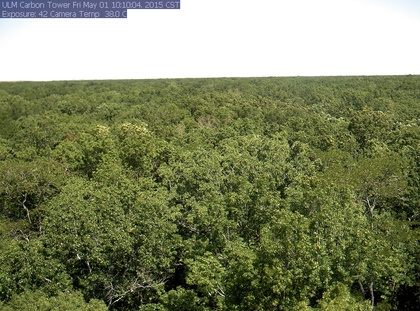
%> input picture oldFiles/hem.jpg, 420 x 311 px, shrunk from 1296 x 960 before the run
$ octave testinghem.m   (GNU Octave 9; MATLAB toolbox functions it lacks are replaced by stand-ins)
%> lines starting %> are read from the running program, lines starting %| are printed output that depends on the picture
%> further down, a is the input picture: size 311x420x3 uint8; mean R, G, B 128.2, 134.3, 100.4
### oldFiles/Thresholdinghem.m
function im=Thresholdinghem(k)
  [r,c,rgb1]=size(k);
%> r = 311; c = 420; rgb1 = 3
   aveall = [];

    for i=1:r
      for j=1:c
           if k(i,j,1)<= 15 && k(i,j,2)<25 && k(i,j,3)<=50
               k(i,j,1) = 255;
               k(i,j,2) = 255;
               k(i,j,3) = 255;
           end
           if i < 123
               k(i,j,1) = 255;
               k(i,j,2) = 255;
               k(i,j,3) = 255;
           end
      end
    end
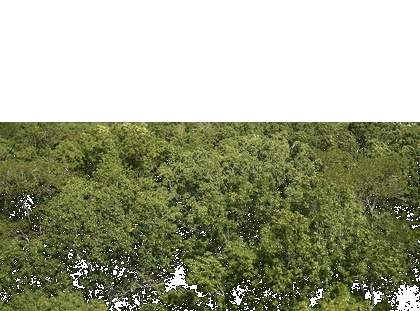
%> k: size 311x420x3 uint8; mean R, G, B 158.4, 163.1, 135.4
  im = k;

% [12 lines of commented-out code are left out]
 %%             if k(:,:,3);
 %%                 im(i,j)=1;
 %%            end
%%             if a(i, j)>180
%%                im(i,j)=1;
%%             end
%%               if a(i,j)==95
%%                 im(i,j)=1;
%%               end
% [21 lines of commented-out code are left out]


rgbImage = imread('hem.jpg');
imshow(rgbImage);
%redChannel = rgbImage(:,:, 1);
greenChannel = rgbImage(:,:, 2);
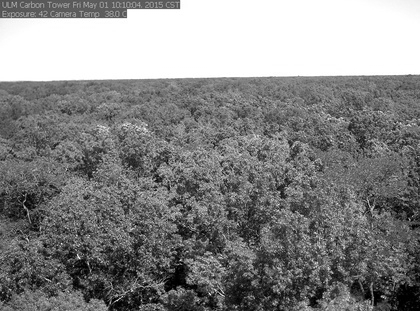
%> greenChannel: size 311x420 uint8; min 0, max 255, mean 134.3
%blueChannel = rgbImage(:,:, 3);
%redMean = mean(mean(redChannel));
%> the run ends on the next line
greenMean = mean(mean(:,:,2));
% [6 lines of commented-out code are left out]

   im=imfill(im, 'holes');
%%end

### oldFiles/testinghem.m
clc
close all;

a=imread('hem.jpg');
% a=rgb2gray(a);
I = Thresholdinghem(a);

$ run again, with oldFiles/russellsage.jpg copied over oldFiles/hem.jpg
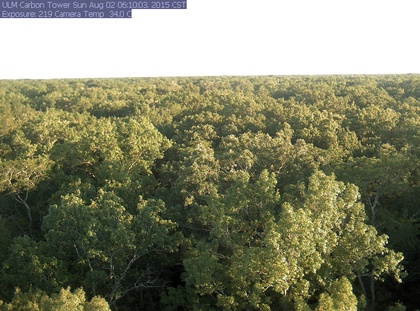
%> input picture oldFiles/russellsage.jpg, 420 x 311 px, shrunk from 1296 x 960 before the run
%> a is the input picture: size 311x420x3 uint8; mean R, G, B 130.3, 131.5, 106.6
%> after the loop in Thresholdinghem, `for i=1:r`:
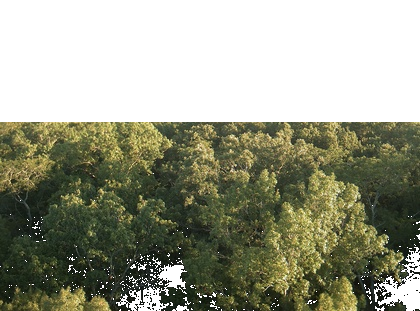
%> k: size 311x420x3 uint8; mean R, G, B 154.6, 156.4, 137.5
%> in Thresholdinghem, `greenChannel = rgbImage(:,:, 2);`:
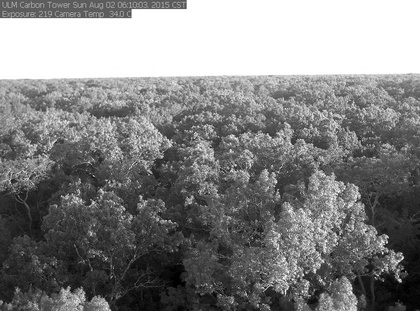
%> greenChannel: size 311x420 uint8; min 0, max 255, mean 131.5
